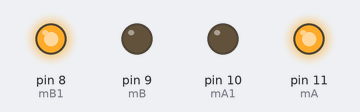
Bench run of a sketch on a simulated Arduino Uno, built with avr-gcc and run on an emulated ATmega328P. Shown: output pins drawn as LEDs (lit = HIGH).

Above: at 1.5 s.
At 4.5 s:
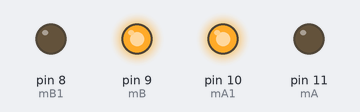
Timing chart, 0 to 7.8 s (numbered marks = the images above):
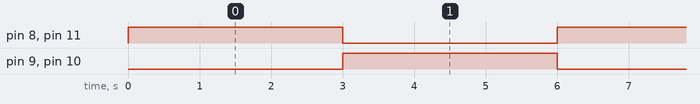

Measured:
- by itself, pin 8 (mB1), pin 9 (mB), pin 10 (mA1), pin 11 (mA): alternates HIGH for 3.0 s and LOW for 3.0 s

The sketch:

MINISUMO.ino
```cpp
// Inicializamos el motor derecho
int mA =11;
int mA1=10;
//Inicializamos el motor izquierdo
int mB=9;
int mB1=8;

void setup() {
  pinMode(mA, OUTPUT);
  pinMode(mA1, OUTPUT);
  pinMode(mB, OUTPUT);
  pinMode(mB1, OUTPUT);
}

void loop() {
  front();
  delay(3000);
  back();
  delay(3000);

}
void front(){
  digitalWrite(mA, HIGH);
  digitalWrite(mA1, LOW);
  digitalWrite(mB1, HIGH);
  digitalWrite(mB, LOW);
}

void back(){
  digitalWrite(mA, LOW);
  digitalWrite(mA1, HIGH);
  digitalWrite(mB1, LOW);
  digitalWrite(mB, HIGH);
}
```
